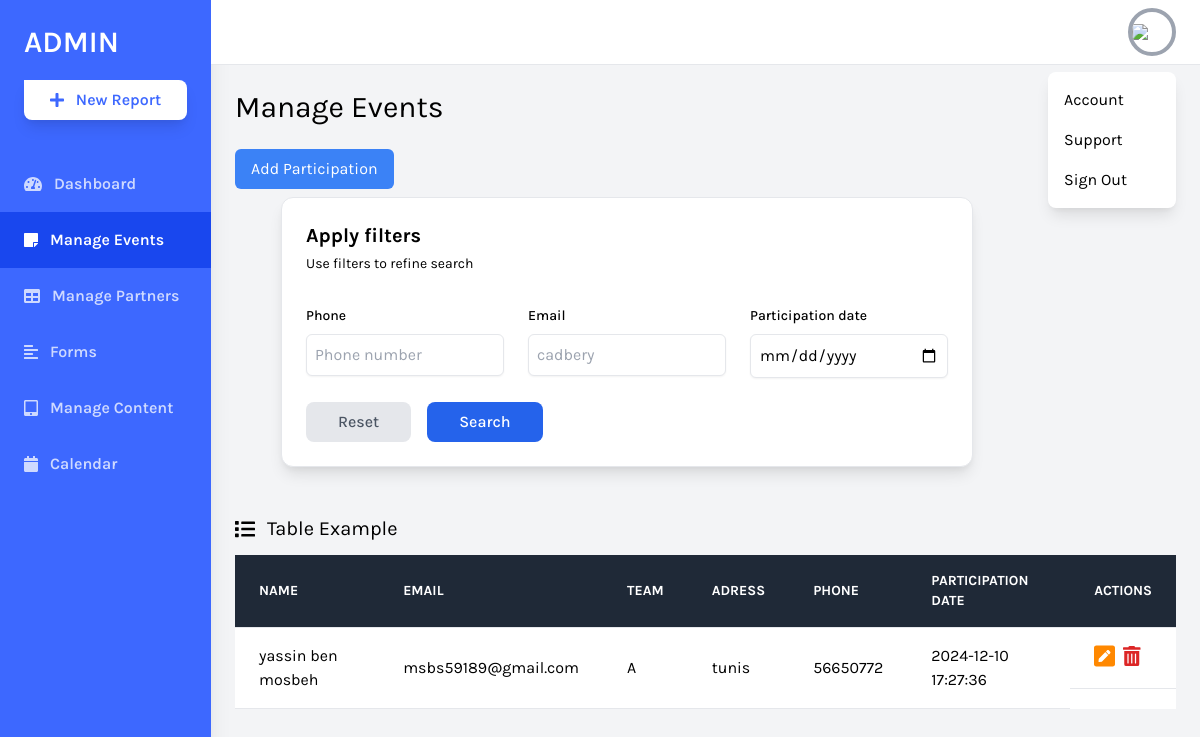
The page /daskboard/participants.php on the database as committed earlier.
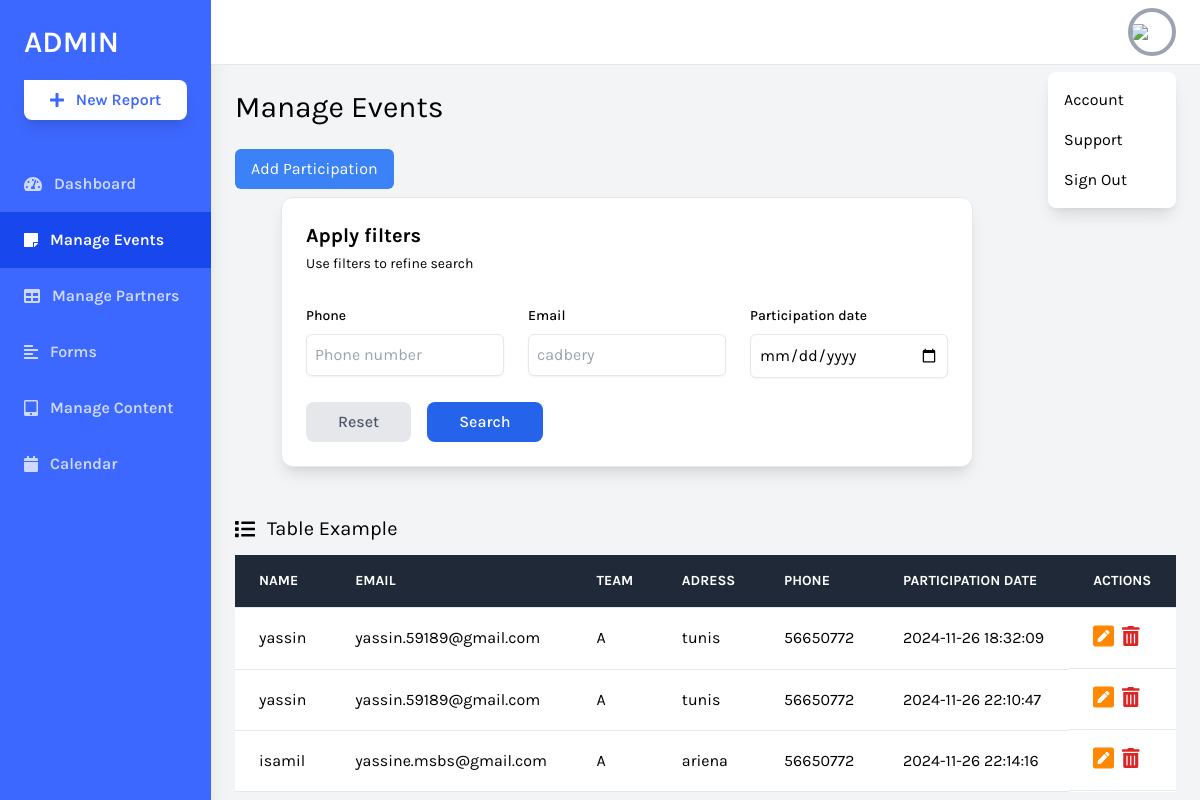
The same page on the database as committed later.
### tables this page shows
CREATE TABLE `participants` (
  `idevent` int(11) NOT NULL,
  `idutilsateur` int(11) NOT NULL,
  `dateparticipation` timestamp NOT NULL DEFAULT current_timestamp(),
  `team` enum('A','B') NOT NULL
);

CREATE TABLE `utilisateur` (
  `ID` int(11) NOT NULL,
  `role` varchar(20) NOT NULL,
  `Nom` varchar(20) NOT NULL,
  `username` varchar(20) NOT NULL,
  `Email` varchar(100) NOT NULL,
  `password` varchar(250) NOT NULL,
  `adresse` varchar(50) NOT NULL,
  `tel` varchar(8) NOT NULL
);

### daskboard/participants.php (the view, shortened to what this page needs)
<?php
include "conn.php";
?>
<!DOCTYPE html>
<html lang="en">
<head>
    <link rel="stylesheet" href="https://cdnjs.cloudflare.com/ajax/libs/font-awesome/4.7.0/css/font-awesome.min.css">
    <link href="https://cdnjs.cloudflare.com/ajax/libs/tailwindcss/2.2.19/tailwind.min.css" rel="stylesheet">
</head>
<body class="bg-gray-100 font-family-karla flex">
    <aside class="relative bg-sidebar h-screen w-64 hidden sm:block shadow-xl">
        <div class="p-6">
            <a href="index.php" class="text-white text-3xl font-semibold uppercase hover:text-gray-300">Admin</a>
            <button
                class="w-full bg-white cta-btn font-semibold py-2 mt-5 rounded-br-lg rounded-bl-lg rounded-tr-lg shadow-lg hover:shadow-xl hover:bg-gray-300 flex items-center justify-center">
                <i class="fas fa-plus mr-3"></i> New Report
            </button>
        </div>
        <nav class="text-white text-base font-semibold pt-3">
            <a href="index.php" class="flex items-center text-white opacity-75 hover:opacity-100 py-4 pl-6 nav-item">
                <i class="fas fa-tachometer-alt mr-3"></i>
                Dashboard
            </a>
            <a href="events.php" class="flex items-center active-nav-link text-white py-4 pl-6 nav-item">
                <i class="fas fa-sticky-note mr-3"></i>
                Manage Events
            </a>
            <a href="partners.php" class="flex items-center text-white opacity-75 hover:opacity-100 py-4 pl-6 nav-item">
                <i class="fas fa-table mr-3"></i>
                Manage Partners
            </a>
            <a href="forms.php" class="flex items-center text-white opacity-75 hover:opacity-100 py-4 pl-6 nav-item">
                <i class="fas fa-align-left mr-3"></i>
                Forms
            </a>
            <a href="tabs.php" class="flex items-center text-white opacity-75 hover:opacity-100 py-4 pl-6 nav-item">
                <i class="fas fa-tablet-alt mr-3"></i>
                Manage Content
            </a>
            <a href="calendar.php"
                class="flex items-center text-white opacity-75 hover:opacity-100 py-4 pl-6 nav-item">
                <i class="fas fa-calendar mr-3"></i>
                Calendar
            </a>
        </nav>
    </aside>
    <div class="relative w-full flex flex-col h-screen overflow-y-hidden">
        <header class="w-full items-center bg-white py-2 px-6 hidden sm:flex">
            <div x-data="{ isOpen: false }" class="relative w-1/2 flex justify-end">
                <button @click="isOpen = !isOpen"
                    class="realtive z-10 w-12 h-12 rounded-full overflow-hidden border-4 border-gray-400 hover:border-gray-300 focus:border-gray-300 focus:outline-none">
                    <img src="https://source.unsplash.com/uJ8LNVCBjFQ/400x400">
                </button>
                <button x-show="isOpen" @click="isOpen = false"
                    class="h-full w-full fixed inset-0 cursor-default"></button>
                <div x-show="isOpen" class="absolute w-32 bg-white rounded-lg shadow-lg py-2 mt-16">
                    <a href="#" class="block px-4 py-2 account-link hover:text-white">Account</a>
                    <a href="#" class="block px-4 py-2 account-link hover:text-white">Support</a>
                    <a href="logout.php" class="block px-4 py-2 account-link hover:text-white">Sign Out</a>
                </div>
            </div>
        </header>
        <div class="w-full h-screen overflow-x-hidden border-t flex flex-col">
            <main class="w-full flex-grow p-6">
                <h1 class="text-3xl text-black pb-6">Manage Events</h1>
                <button id="openModalButton"
                    class="px-4 py-2 bg-blue-500 text-white rounded-md hover:bg-blue-600 focus:outline-none">
                    Add Participation
                </button>
                <form action="" method="GET">
                <div class="m-2 max-w-screen-md flex items-center justify-center    ">
                    <div class="rounded-xl border border-gray-200 bg-white p-6 shadow-lg">
                        <h2 class="text-stone-700 text-xl font-bold">Apply filters</h2>
                        <p class="mt-1 text-sm">Use filters to refine search</p>
                        <div class="mt-8 grid grid-cols-1 gap-6 md:grid-cols-2 lg:grid-cols-3">
                            <div class="flex flex-col">
                                <label for="name" class="text-stone-600 text-sm font-medium">Phone</label>
                                <input name="tel" type="tel" id="name" placeholder="Phone number"
                                    class="mt-2 block w-full rounded-md border border-gray-200 px-2 py-2 shadow-sm outline-none focus:border-blue-500 focus:ring focus:ring-blue-200 focus:ring-opacity-50" />
                            </div>
                            <div class="flex flex-col">
                                <label for="manufacturer" class="text-stone-600 text-sm font-medium">Email</label>
                                <input name="email" type="manufacturer" id="manufacturer" placeholder="cadbery"
                                    class="mt-2 block w-full rounded-md border border-gray-200 px-2 py-2 shadow-sm outline-none focus:border-blue-500 focus:ring focus:ring-blue-200 focus:ring-opacity-50" />
                            </div>
                            <div class="flex flex-col">
                                <label for="date" class="text-stone-600 text-sm font-medium">Participation date</label>
                                <input name="date" type="date" id="date"
                                    class="mt-2 block w-full rounded-md border border-gray-200 px-2 py-2 shadow-sm outline-none focus:border-blue-500 focus:ring focus:ring-blue-200 focus:ring-opacity-50" />
                            </div>
                        </div>
                        <div class="mt-6 grid w-full grid-cols-2 space-x-4 md:flex">
                            <button
                                class="active:scale-95 rounded-lg bg-gray-200 px-8 py-2 font-medium text-gray-600 outline-none focus:ring hover:opacity-90" >Reset</button>
                                <button type="submit" class="active:scale-95 rounded-lg bg-blue-600 px-8 py-2 font-medium text-white outline-none focus:ring hover:opacity-90">Search</button>
                        </div>
                    </div>
                </div>
                </form>
                <div class="w-full mt-12">
                    <p class="text-xl pb-3 flex items-center">
                        <i class="fas fa-list mr-3"></i> Table Example
                    </p>
                    <div class="bg-white overflow-auto">
                        <table class="text-left w-full border-collapse">
                            <thead>
                                <tr class="bg-gray-800 text-white">
                                    <th
                                        class="py-4 px-6 bg-grey-lightest font-bold uppercase text-sm text-grey-dark border-b border-grey-light">
                                        Name</th>
                                    <th
                                        class="py-4 px-6 bg-grey-lightest font-bold uppercase text-sm text-grey-dark border-b border-grey-light">
                                        Email</th>
                                    <th
                                        class="py-4 px-6 bg-grey-lightest font-bold uppercase text-sm text-grey-dark border-b border-grey-light">
                                        Team</th>
                                    <th
                                        class="py-4 px-6 bg-grey-lightest font-bold uppercase text-sm text-grey-dark border-b border-grey-light">
                                        Adress</th>
                                    <th
                                        class="py-4 px-6 bg-grey-lightest font-bold uppercase text-sm text-grey-dark border-b border-grey-light">
                                        phone</th>
                                    <th
                                        class="py-4 px-6 bg-grey-lightest font-bold uppercase text-sm text-grey-dark border-b border-grey-light">
                                        participation date</th>
                                    <th
                                        class="py-4 px-6 bg-grey-lightest font-bold uppercase text-sm text-grey-dark border-b border-grey-light">
                                        Actions</th>
                                </tr>
                            </thead>
                            <tbody>
                                <?php
                                if(isset($_GET['tel']) && $_GET['tel'] != '') {
                                    $tel=$_GET['tel'];
                                    $req = "select u.Nom, u.Email, p.team, u.adresse, u.tel, p.dateparticipation from participants p, utilisateur u where u.ID=p.idutilsateur and u.tel ='$tel'";
                                    $res = mysqli_query($conn, $req);
                                } else if(isset($_GET['email']) && $_GET['email'] != '') {
                                    $email=$_GET['email'];
                                    $req = "select u.Nom, u.Email, p.team, u.adresse, u.tel, p.dateparticipation from participants p, utilisateur u where u.ID=p.idutilsateur and u.Email ='$email'";
                                    $res = mysqli_query($conn, $req);
                                } else {
                                    $req = "select u.Nom, u.Email, p.team, u.adresse, u.tel, p.dateparticipation from participants p, utilisateur u where u.ID=p.idutilsateur";
                                    $res = mysqli_query($conn, $req);
                                }
                                while($row = mysqli_fetch_assoc($res)) {
                                    echo ('<tr class="hover:bg-grey-lighter">
                                    <td class="py-4 px-6 border-b border-grey-light">'.$row['Nom'].'</td>
                                    <td class="py-4 px-6 border-b border-grey-light">'.$row['Email'].'</td>
                                    <td class="py-4 px-6 border-b border-grey-light">'.$row['team'].'</td>
                                    <td class="py-4 px-6 border-b border-grey-light">'.$row['adresse'].'</td>
                                    <td class="py-4 px-6 border-b border-grey-light">'.$row['tel'].'</td>
                                    <td class="py-4 px-6 border-b border-grey-light">'.$row['dateparticipation'].'</td>
                                    <td class="py-4 px-6 border-b border-grey-light flex items-center">
                                        <a href="#">
                                            <i class="fas fa-pen-square text-2xl"
                                                style="color: rgb(255, 136, 0);"></i></a>
                                        <a href="#">
                                            <i class="fas fa-trash-alt text-xl ml-2 text-red-600"
                                                aria-hidden="true"></i></a>
                                    </td>
                                </tr>');
                                }
                                ?>
                            </tbody>
                        </table>
                    </div>
            </main>
        </div>
    </div>
</body>
</html>

### daskboard/participants.php (style rules this page uses)
.font-family-karla { font-family: karla; }
.bg-sidebar { background: #3d68ff; }
.cta-btn { color: #3d68ff; }
.active-nav-link { background: #1947ee; }

Rows that differ between the two databases and show on the page:
removed participants: utilisateur.Nom "yassin ben mosbeh", utilisateur.Email "msbs59189@gmail.com", team "A", utilisateur.adresse "tunis", utilisateur.tel "56650772", dateparticipation "2024-12-10 17:27:36"
added participants: utilisateur.Nom "yassin", utilisateur.Email "yassin.59189@gmail.com", team "A", utilisateur.adresse "tunis", utilisateur.tel "56650772", dateparticipation "2024-11-26 18:32:09"
added participants: utilisateur.Nom "yassin", utilisateur.Email "yassin.59189@gmail.com", team "A", utilisateur.adresse "tunis", utilisateur.tel "56650772", dateparticipation "2024-11-26 22:10:47"
added participants: utilisateur.Nom "isamil", utilisateur.Email "yassine.msbs@gmail.com", team "A", utilisateur.adresse "ariena", utilisateur.tel "56650772", dateparticipation "2024-11-26 22:14:16"
